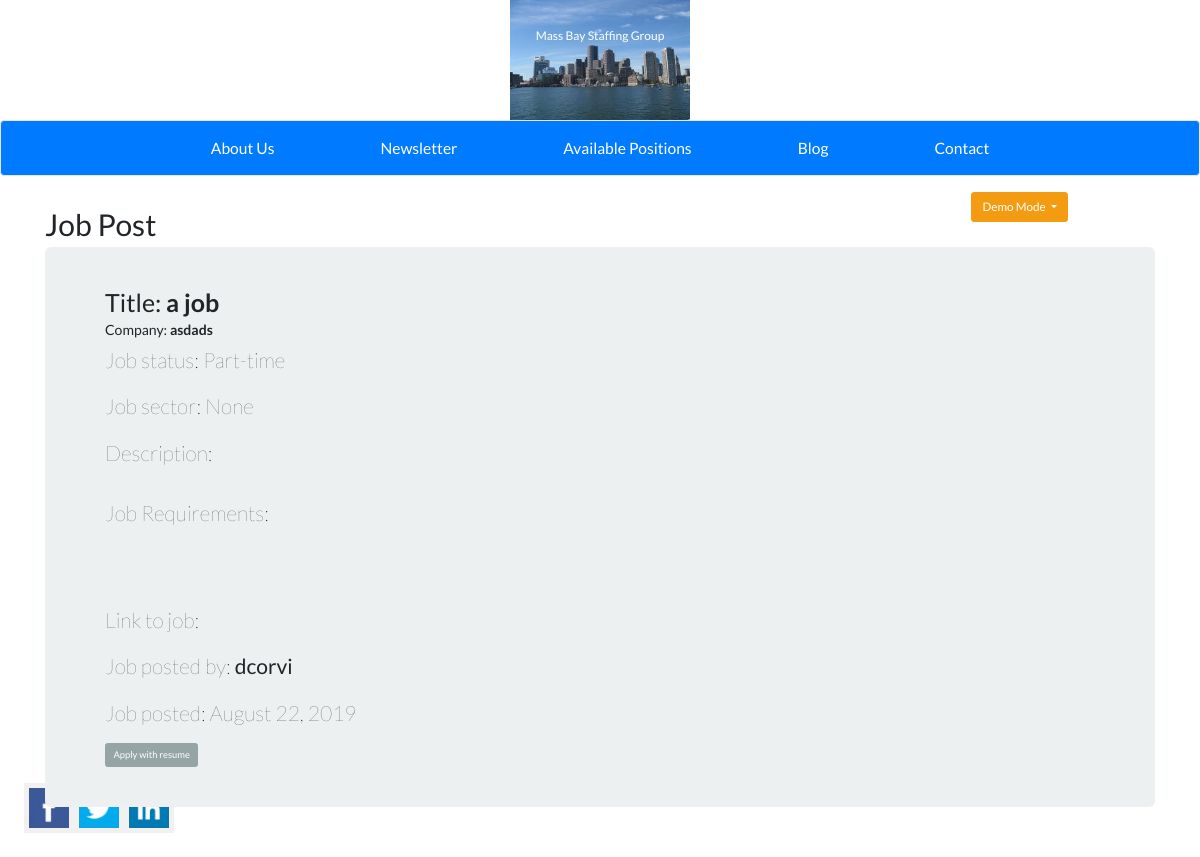
The app's page /job-3 with its own data.
### massbaystaffing/models.py (models this page shows, shortened)
class Job(db.Model):
    users = db.relationship(User)
    id = db.Column(db.Integer, primary_key=True)
    user_id = db.Column(db.Integer,db.ForeignKey('users.id'),nullable=False)
    job_title = db.Column(db.String(500),nullable=False, index=True)
    company = db.Column(db.String(500))
    city = db.Column(db.String(500))
    state = db.Column(db.String(2), nullable=False, index=True)
    zip = db.Column(db.String(5))
    job_description = db.Column(db.Text)
    job_requirements = db.Column(db.Text)
    job_status = db.Column(db.String(100))
    job_sector = db.Column(db.String(500))
    job_type = db.Column(db.String(500))
    post_website = db.Column(db.Integer)
    job_posting_link = db.Column(db.String(500))
    job_creation_date = db.Column(db.DateTime,nullable=False,default=datetime.now())

class User(db.Model, UserMixin):
    __tablename__ = 'users'
    id = db.Column(db.Integer, primary_key=True)
    first_name = db.Column(db.String(64))
    last_name = db.Column(db.String(64))
    username = db.Column(db.String(64), unique=True, index=True)
    email = db.Column(db.String(64), unique=True, index=True)
    password_hash = db.Column(db.String(128))
    date_created = db.Column(db.DateTime,nullable=False,default=datetime.now())
    posts = db.relationship('BlogPost',backref='author',lazy=True)
    jobs = db.relationship('Job',backref='jobposter',lazy=True)

### massbaystaffing/users/views.py (the view)
@users.route("/<username>")
def user_posts(username):
    page = request.args.get('page',1,type=int)
    user = User.query.filter_by(username=username).first_or_404()
    blog_posts = BlogPost.query.filter_by(author=user).order_by(BlogPost.date.desc()).paginate(page=page,per_page=5)
    return render_template('user_blog_posts.html',blog_posts=blog_posts,user=user)

### massbaystaffing/job_posts/views.py (called while the page is built)
@job_posts.route('/job-<int:job_post_id>')
def job_post(job_post_id):
    job_post = Job.query.get_or_404(job_post_id)
    return render_template('job_post.html',title='Job Post',post=job_post
    )

### massbaystaffing/job_posts/templates/job_posts/job_post.html (shortened to what this page needs)
{% extends "base.html" %}
{% block content %}
<div class="container">
  <div class="row justify-content-md-center">
    <div class="col-md-12">
  <h1>{{ title }}</h1>
  <div class="jumbotron">
    <h2>Title: <strong>{{ post.job_title }}</strong></h2>
    <h4>Company: <strong>{{ post.company }}</strong></h4>
    <p>Job status: {{post.job_status}}</p>
    <p>Job sector: {{post.job_sector}}</p>
    <p>Description: {{post.job_description}}</p>
    <br />
    <p>Job Requirements:<br /><br />
      {% autoescape off %} {{post.job_requirements}}{% endautoescape %}</p>
    <br><br>
    <p>Link to job: <a href="{{post.job_posting_link}}">{{post.job_posting_link}}</a></p>
    <p>Job posted by: <strong>{{post.jobposter.username}}</strong></p>
    <p>Job posted: {{ post.job_creation_date.strftime('%B %d, %Y') }}</p>
     {% if post.jobposter == current_user %}
       <div>
         <a class="btn btn-secondary" href="{{ url_for('job_posts.update', job_post_id=post.id) }}">Edit</a>
         <button type="button" class="btn btn-danger" data-toggle="modal" data-target="#del_modal">Delete</button>
       </div>
    {% else %}
         <a class="btn btn-secondary" href="#">Apply with resume</a>
     {% endif %}
  </div>
</div>
</div>
</div>
{% endblock content %}

### massbaystaffing/templates/base.html (shortened to what this page needs)
{% extends 'bootstrap/base.html' %}
{% block styles %}
  {{ super() }}
  <link rel="stylesheet" href="../static/css/main.css">
  <link href="https://stackpath.bootstrapcdn.com/bootswatch/4.3.1/flatly/bootstrap.min.css" rel="stylesheet">
{% endblock %}
{% block navbar %}
  <div id="social-media-icons">
      <a href="https://www.linkedin.com/in/dennis-corvi-868a091/" target="_blank"> <img class="fa" src="../static/images/linkedin.png"> </a>
      <a href="https://twitter.com/dennismassbay" target="_blank"><img class="fa" src="../static/images/twt.png"> </a>
      <a href="https://www.facebook.com/Mass-Bay-Staffing-Group-109318509177259/" target="_blank"><img class="fa" src="../static/images/fbk.png"> </a>
  </div>
  <a href="{{ url_for('core.index') }}">
<div class="logo-image">
  <p class="logo-text">Mass Bay Staffing Group</p>
  </div>
</a>
<nav class="navbar sticky-top navbar-default navbar-expand-lg navbar-dark" style="background-color: #007bff;">
  <div class="collapse navbar-collapse" id="navbarNavDropdown">
    <ul class="navbar-nav">
      {% if title == 'About Us' %}
        <li class="nav-item active">
      {% else %}
        <li class="nav-item">
      {% endif %}
          <a class="nav-link" href="{{ url_for('core.aboutus') }}">About Us</a>
        </li>
      {% if title == 'Newsletter' %}
        <li class="nav-item active">
      {% else %}
        <li class="nav-item">
      {% endif %}
        <a class="nav-link" href="{{ url_for('core.newsletter') }}">Newsletter</a>
      </li>
      {% if title == 'Available Positions' %}
        <li class="nav-item active">
      {% else %}
        <li class="nav-item">
      {% endif %}
        <a class="nav-link" href="{{ url_for('core.positions') }}">Available Positions</a>
      </li>
      {% if title == 'Blog' %}
        <li class="nav-item active">
      {% else %}
        <li class="nav-item">
      {% endif %}
        <a class="nav-link" href="{{ url_for('core.blog') }}">Blog</a>
      </li>
      {% if title == 'Contact' %}
        <li class="nav-item active">
      {% else %}
        <li class="nav-item">
      {% endif %}
          <a class="nav-link" href="{{ url_for('core.contact') }}">Contact</a>
        </li>
    </ul>
  </div>
  {% if not current_user.is_authenticated %}
  <div class="fixed">
    <div class="btn-group">
      <button class="btn btn-warning btn-lg dropdown-toggle" type="button" id="dropdownMenuButton" data-toggle="dropdown" aria-haspopup="true" aria-expanded="false">
        Demo Mode
      </button>
    </div>
  </div>
  {% endif %}
</nav>
{% endblock %}

### massbaystaffing/static/css/main.css (style rules this page uses)
body { font-family:Helvetica, Arial, sans-serif; }
#social-media-icons { height:50px; width: 150px; background-color: #f1f1f1; position: fixed; bottom: 2vw; left: 2vw; overflow: auto; }
.fa { width:40px; height:40px; margin:5px; float:right; }
.fixed { position: fixed; top: 16vw; right: 11vw; }
.navbar { padding:.2rem .2rem !important; }
.navbar-nav { float:none; margin:0 auto; display: block; text-align: center; font-size: 1.3vw }
.navbar-nav > li { display: inline-block; float:none; padding-right: 4vw; padding-left: 4vw; }
.logo-image { background-image: url(../images/pic3.jpg); background-position: center center; background-repeat: no-repeat; background-size: 15vw 10vw; padding: 15px; height: 10vw; position: relative; }
.logo-text { text-align: center; position: absolute; top: 30%; left: 50%; transform: translate(-50%, -50%); color: white; font-size: 1.2rem }
.container { margin-top: 30px; margin-bottom: 30px; }

### records on screen
Job: job_title "a job", company "asdads", job_status "Part-time", job_sector "None", job_creation_date "August 22, 2019"
User: jobposter.username "dcorvi"

### other values on screen
{{ title }} "Job Post"
